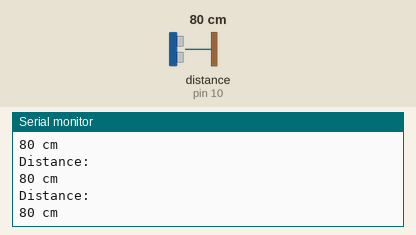
This sketch was run on a simulated Arduino Uno, built with avr-gcc and run on an emulated ATmega328P. Parts: the last lines printed to the serial monitor. The inputs (shaded band) are chosen by the test bench; at power-on: distance to the obstacle (sensor on pin 10) 80 cm.

Above: at 1.2 s.
1.3 s: distance to the obstacle (sensor on pin 10) set to 120 cm
At 1.8 s:
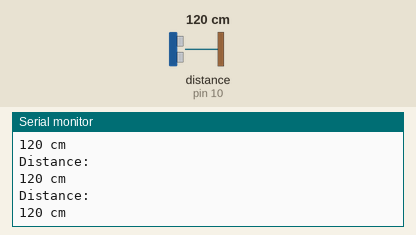
4.3 s: distance to the obstacle (sensor on pin 10) set to 2 cm
At 4.9 s:
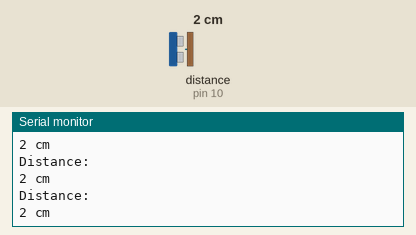
7.3 s: distance to the obstacle (sensor on pin 10) set to 250 cm
At 8.0 s:
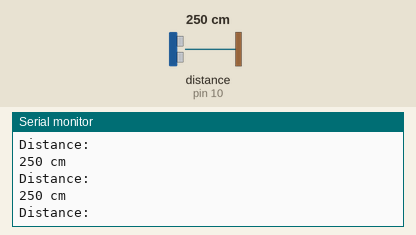
10.3 s: distance to the obstacle (sensor on pin 10) set to 18 cm
At 11.1 s:
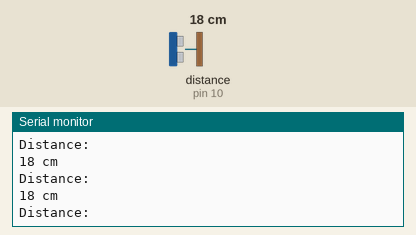
13.3 s: distance to the obstacle (sensor on pin 10) set to 299 cm
At 13.8 s:
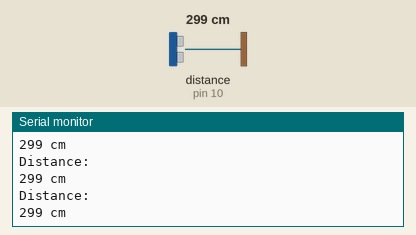
16.3 s: distance to the obstacle (sensor on pin 10) set to 35 cm
At 17.2 s:
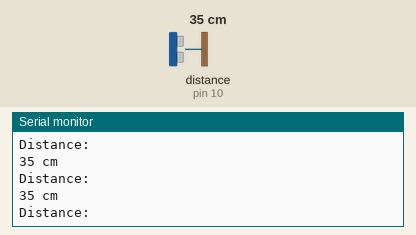
Timing chart, 0 to 19.3 s (numbered marks = the images above; inputs shaded):
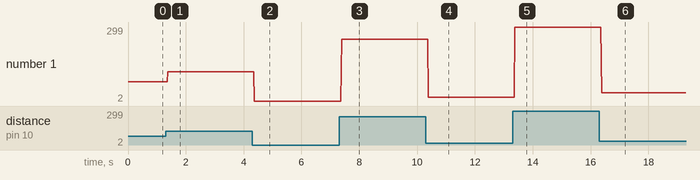

The sketch:

ultrasonic-test.ino
```cpp
#include <Ultrasonic.h>
Ultrasonic ultrasonic(9, 10);
void setup() {
  // put your setup code here, to run once:
  Serial.begin(9600);
}

void loop() {
  // put your main code here, to run repeatedly:
  Serial.println("Distance: ");
  Serial.print(ultrasonic.read());
  Serial.println(" cm");
}
```

Measured:
- after the input at 1.3 s, the serial monitor: prints a new line after 0.08 s (image 1)
- after the input at 4.3 s, the serial monitor: prints a new line after 0.07 s (image 2)
- after the input at 7.3 s, the serial monitor: prints a new line after 0.09 s (image 3)
- after the input at 10.3 s, the serial monitor: prints a new line after 0.08 s (image 4)
- after the input at 13.3 s, the serial monitor: prints a new line after 0.08 s (image 5)
- after the input at 16.3 s, the serial monitor: prints a new line after 0.08 s (image 6)
- plotted number 1: 80 → 120 after the input at 1.3 s, 120 → 2 after the input at 4.3 s, 2 → 250 after the input at 7.3 s, 250 → 18 after the input at 10.3 s, 18 → 299 after the input at 13.3 s
